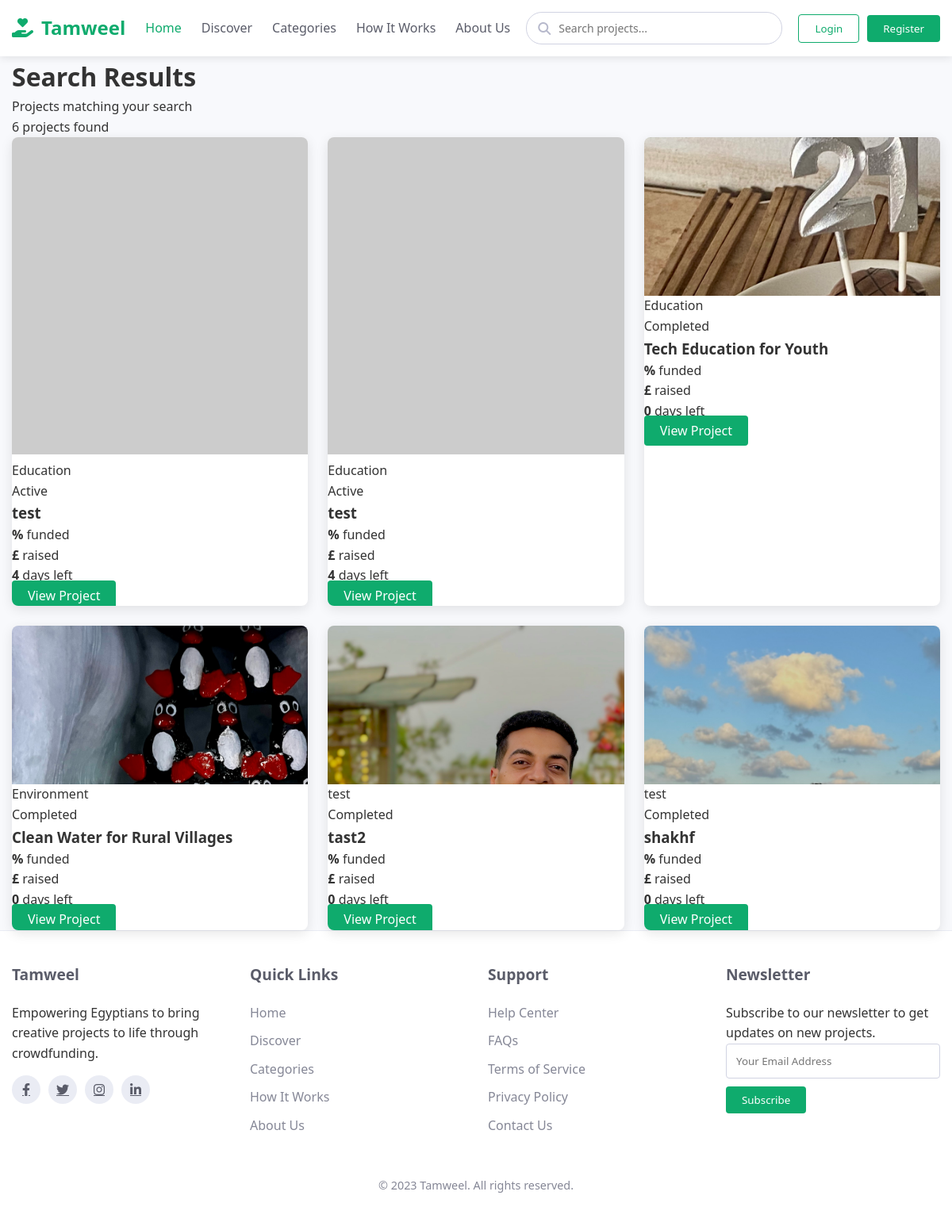
The app's page /search/ with its own data.
### crowdfunding/models.py (models this page shows, shortened)
class Project(models.Model):
    creator = models.ForeignKey(User, on_delete=models.CASCADE, related_name='projects')
    title = models.CharField(max_length=255)
    details = models.TextField()
    category = models.ForeignKey(Category, on_delete=models.SET_NULL, null=True, related_name='projects')
    total_target = models.PositiveBigIntegerField()
    start_time = models.DateTimeField(default=timezone.now)
    end_time = models.DateTimeField()
    tags = models.ManyToManyField(Tag, blank=True)
    featured = models.BooleanField(default=False)
    is_canceled = models.BooleanField(default=False)
    created_at = models.DateTimeField(auto_now_add=True)
    def days_left(self):
        if self.end_time > timezone.now():
            return (self.end_time - timezone.now()).days
        return 0

class Category(models.Model):
    name = models.CharField(max_length=100, unique=True)
    slug = models.SlugField(max_length=120, unique=True, blank=True, null=True)

class ProjectImage(models.Model):
    project = models.ForeignKey(Project, on_delete=models.CASCADE, related_name='images')
    image = models.ImageField(upload_to='projects/')

### crowdfunding/views.py (the view)
# urls.py: path('search/', views.project_search, name='project_search'),
def project_search(request):
    project_list = Project.objects.filter(is_canceled=False)
    search_filter = ProjectFilter(request.GET, queryset=project_list)
    search_results = search_filter.qs
    search_results = search_results.order_by('-created_at')
    paginator = Paginator(search_results, 9)
    page_number = request.GET.get('page')
    page_obj = paginator.get_page(page_number)
    categories = Category.objects.all()
    return render(request, 'projects/project_search.html', {
        'search_filter': search_filter,
        'search_results': page_obj,
        'categories': categories,
        'now': timezone.now(),
    })

### mycrowd/context_processors.py (called while the page is built)
def stripe_public_key(request):
    return {'STRIPE_PUBLIC_KEY': getattr(settings, 'STRIPE_PUBLIC_KEY', '')}

def recaptcha_site_key(request):
    return {'RECAPTCHA_SITE_KEY': getattr(settings, 'GOOGLE_RECAPTCHA_SITE_KEY', '')}

### templates/projects/project_search.html (shortened to what this page needs)
{% extends "base.html" %}
{% load static %}
{% block content %}
<div class="container">
  <div class="search-header">
    <h1>Search Results</h1>
    <p>Projects matching your search</p>
  </div>
  <div class="search-results-section">
    <div class="results-header">
      <p class="results-count">
        {{ search_results.paginator.count }} project{{ search_results.paginator.count|pluralize }} found
      </p>
    </div>
    {% if search_results %}
    <div class="projects-grid">
      {% for project in search_results %}
      <div class="project-card">
        <div class="project-card-image">
          {% if project.images.first %}
          <div class="project-image">
            <img src="{{ project.images.first.image.url }}" style="width:600px; height:500px;" alt="Project Image">
        </div>
          {% else %}
          <img src="https://placehold.co/600x400/4e73df/white" alt="{{ project.title }}">
          {% endif %}
          <div class="project-card-category">{{ project.category.name }}</div>
          {% if project.is_canceled %}
          <div class="project-card-status canceled">Canceled</div>
          {% elif project.end_time < now %}
          <div class="project-card-status completed">Completed</div>
          {% else %}
          <div class="project-card-status active">Active</div>
          {% endif %}
        </div>
        <div class="project-card-content">
          <h3 class="project-card-title">{{ project.title }}</h3>
          <div class="project-card-stats">
            <div class="stat"><strong>{{ project.percent_funded }}%</strong> funded</div>
            <div class="stat"><strong>£{{ project.total_donations }}</strong> raised</div>
            <div class="stat"><strong>{{ project.days_left }}</strong> days left</div>
          </div>
          <div class="project-card-footer">
            <a href="{% url 'crowdfunding:project_detail' project.pk %}" class="btn btn-primary">View Project</a>
          </div>
        </div>
      </div>
      {% endfor %}
    </div>
    {% else %}
    <div class="no-results">
      <h3>No projects found</h3>
      <p>Try another search keyword</p>
      <a href="{% url 'crowdfunding:home' %}" class="btn btn-primary">Back to Home</a>
    </div>
    {% endif %}
  </div>
</div>
{% endblock %}

### templates/base.html (shortened to what this page needs)
<!DOCTYPE html>
<html lang="en">
<head>
  {% load static %}
  <link rel="stylesheet" href="https://cdnjs.cloudflare.com/ajax/libs/font-awesome/6.4.0/css/all.min.css">
  <link rel="stylesheet" href="{% static 'Styles/home.css' %}">
</head>
<body>
  <header>
    <div class="container">
      <nav>
        <a href="{% url 'crowdfunding:home' %}" class="logo">
          <i class="fas fa-hand-holding-heart"></i>
          Tamweel
        </a>
        <ul class="nav-links">
          <li><a href="{% url 'crowdfunding:home' %}" class="nav-link active" data-page="home">Home</a></li>
          <li><a href="{% url 'crowdfunding:project_search' %}" class="nav-link" data-page="discover">Discover</a></li>
          <li><a href="{% url 'crowdfunding:project_search' %}?category=1" class="nav-link" data-page="categories">Categories</a></li>
          <li><a href="#" class="nav-link" data-page="how-it-works">How It Works</a></li>
          <li><a href="#" class="nav-link" data-page="about-us">About Us</a></li>
        </ul>
        <div class="search-container">
          <form method="get" action="{% url 'crowdfunding:project_search' %}" class="search-form">
            <input type="text" name="title" class="search-input" placeholder="Search projects..." value="{{ request.GET.title }}">
          </form>
        </div>
        {% if user.is_authenticated %}
          <div class="auth-buttons">
            <a href="{% url 'accounts:profile' %}">
              <button class="btn btn-outline" id="profileBtn">Profile</button>
            </a>
            <a href="{% url 'accounts:logout' %}">
              <button class="btn btn-primary" id="logoutBtn">Logout</button>
            </a>
          </div>
        {% else %}
          <div class="auth-buttons">
            <a href="{% url 'accounts:login' %}">
              <button class="btn btn-outline" id="loginBtn">Login</button>
            </a>
            <a href="{% url 'accounts:register' %}">
              <button class="btn btn-primary" id="registerBtn">Register</button>
            </a>
          </div>
        {% endif %}
      </nav>
    </div>
  </header>
  {% block content %}
  {% endblock %}
  <footer>
    <div class="container">
      <div class="footer-content">
        <div class="footer-column">
          <h3>Tamweel</h3>
          <p>Empowering Egyptians to bring creative projects to life through crowdfunding.</p>
          <div class="social-links">
            <a href="#"><i class="fab fa-facebook-f"></i></a>
            <a href="#"><i class="fab fa-twitter"></i></a>
            <a href="#"><i class="fab fa-instagram"></i></a>
            <a href="#"><i class="fab fa-linkedin-in"></i></a>
          </div>
        </div>
        <div class="footer-column">
          <h3>Quick Links</h3>
          <ul class="footer-links">
            <li><a href="{% url 'crowdfunding:home' %}" class="nav-link" data-page="home">Home</a></li>
            <li><a href="{% url 'crowdfunding:project_search' %}" class="nav-link" data-page="discover">Discover</a></li>
            <li><a href="{% url 'crowdfunding:project_search' %}" class="nav-link" data-page="categories">Categories</a></li>
            <li><a href="#" class="nav-link" data-page="how-it-works">How It Works</a></li>
            <li><a href="#" class="nav-link" data-page="about-us">About Us</a></li>
          </ul>
        </div>
        <div class="footer-column">
          <h3>Support</h3>
          <ul class="footer-links">
            <li><a href="#">Help Center</a></li>
            <li><a href="#">FAQs</a></li>
            <li><a href="#">Terms of Service</a></li>
            <li><a href="#">Privacy Policy</a></li>
            <li><a href="#">Contact Us</a></li>
          </ul>
        </div>
        <div class="footer-column">
          <h3>Newsletter</h3>
          <p>Subscribe to our newsletter to get updates on new projects.</p>
          <form method="post" action="#">
            <div>
              <input type="email" name="email" placeholder="Your Email Address" style="width: 100%; padding: 12px; border: 1px solid #d1d3e2; border-radius: 4px; margin-bottom: 10px;">
            </div>
            <button type="submit" class="btn btn-primary">Subscribe</button>
          </form>
        </div>
      </div>
      <div class="copyright">
        <p>&copy; 2023 Tamweel. All rights reserved.</p>
      </div>
    </div>
  </footer>
</body>
</html>

### static/Styles/home.css (style rules this page uses)
:root { --primary: #0fab6d; --secondary: #2d6cff; --success: #54f1a0; --info: #0f622f; --warning: #f6c23e; --danger: #e74a3b; --light: #f8f9fc; --dark: #5a5c69; --gray: #858796; }
* { margin: 0; padding: 0; box-sizing: border-box; font-family: 'Segoe UI', Tahoma, Geneva, Verdana, sans-serif; }
body { background-color: #f8f9fc; color: #333; line-height: 1.6; }
.container { width: 100%; max-width: 1200px; margin: 0 auto; padding: 0 15px; }
header { background-color: white; box-shadow: 0 2px 10px rgba(0, 0, 0, 0.1); position: sticky; top: 0; z-index: 100; }
nav { display: flex; justify-content: space-between; align-items: center; padding: 15px 0; }
.logo { font-size: 24px; font-weight: 700; color: var(--primary); text-decoration: none; display: flex; align-items: center; }
.logo i { margin-right: 10px; }
.nav-links { display: flex; list-style: none; }
.nav-links li { margin-left: 25px; }
.nav-links a { text-decoration: none; color: var(--dark); font-weight: 500; transition: color 0.3s; }
.nav-links a:hover, .nav-links a.active { color: var(--primary); }
.auth-buttons { display: flex; align-items: center; }
.btn { padding: 8px 20px; border-radius: 4px; text-decoration: none; font-weight: 500; transition: all 0.3s; border: none; cursor: pointer; }
.btn-outline { border: 1px solid var(--primary); color: var(--primary); background: transparent; margin-right: 10px; }
.btn-primary { background-color: var(--primary); color: white; }
.projects-grid { display: grid; grid-template-columns: repeat(auto-fill, minmax(300px, 1fr)); gap: 25px; }
.project-card { background: white; border-radius: 8px; overflow: hidden; box-shadow: 0 4px 15px rgba(0, 0, 0, 0.1); transition: transform 0.3s; }
.project-image { height: 200px; overflow: hidden; }
.project-image img { width: 100%; height: 100%; object-fit: cover; transition: transform 0.5s; }
footer { background-color: white; padding: 40px 0; border-top: 1px solid #eaecf4; }
.footer-content { display: grid; grid-template-columns: repeat(auto-fit, minmax(200px, 1fr)); gap: 30px; }
.footer-column h3 { font-size: 1.2rem; margin-bottom: 20px; color: var(--dark); }
.footer-links { list-style: none; }
.footer-links li { margin-bottom: 10px; }
.footer-links a { text-decoration: none; color: var(--gray); transition: color 0.3s; }
.social-links { display: flex; margin-top: 15px; }
.social-links a { display: flex; align-items: center; justify-content: center; width: 36px; height: 36px; background-color: #eaecf4; border-radius: 50%; margin-right: 10px; color: var(--dark); transition: all 0.3s; }
.copyright { text-align: center; margin-top: 40px; color: var(--gray); font-size: 0.9rem; }

### templates/base.html (style rules this page uses)
.search-container { position: relative; margin: 0 20px; flex: 1; max-width: 400px; }
.search-form { display: flex; width: 100%; }
.search-input { width: 100%; padding: 10px 15px 10px 40px; border: 1px solid #d1d3e2; border-radius: 20px; font-size: 14px; transition: all 0.3s; }

### records on screen
Project: category.name "Education", is_canceled "Active", title "test", days_left "4"
Project: category.name "Education", is_canceled "Active", title "test", days_left "4"
Project: images.first.image (picture), category.name "Education", is_canceled "Completed", title "Tech Education for Youth", days_left "0"
Project: images.first.image (picture), category.name "Environment", is_canceled "Completed", title "Clean Water for Rural Villages", days_left "0"
Project: images.first.image (picture), category.name "test", is_canceled "Completed", title "tast2", days_left "0"
Project: images.first.image (picture), category.name "test", is_canceled "Completed", title "shakhf", days_left "0"

### other values on screen
{{ search_results.paginator.count }} "6"
